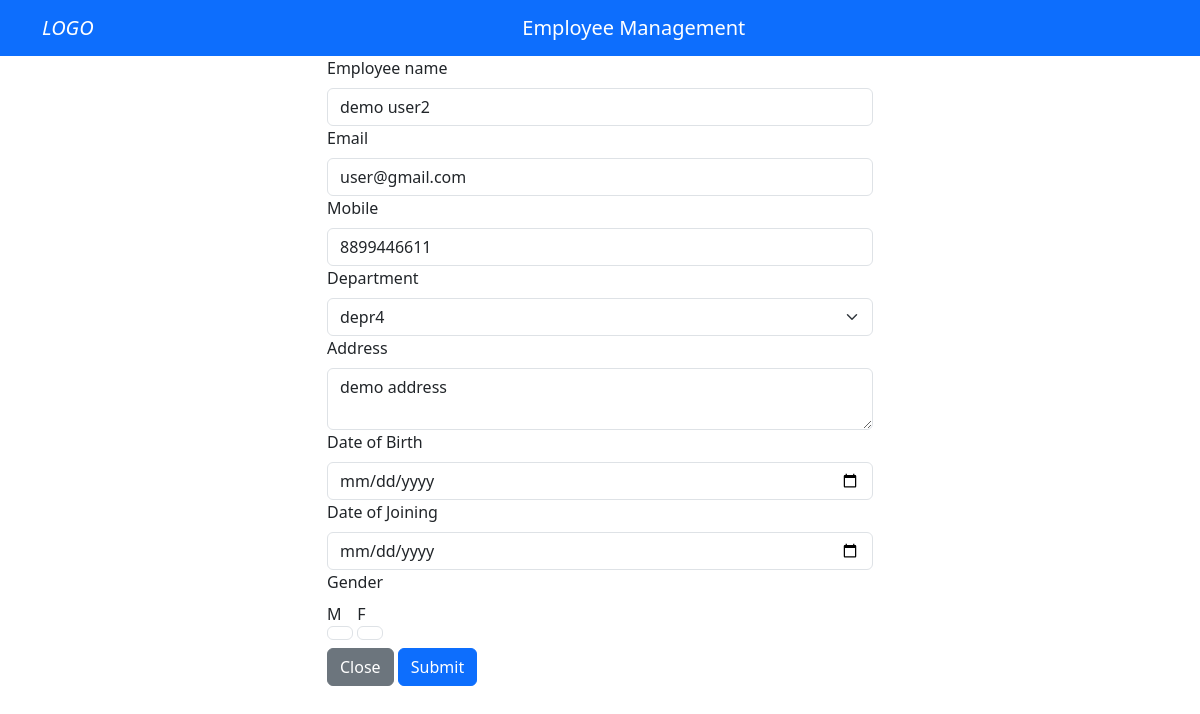
Page /edit_employee/7 on the committed database.
### Sites_app/models.py (models this page shows)
class Employee(models.Model):
    emp_name = models.CharField(max_length=50)
    address = models.CharField(max_length=200)
    mobile = models.CharField(max_length=10)
    email = models.EmailField(max_length=100)
    dob = models.DateField()
    doj = models.DateField()
    gender = models.CharField(max_length=2)
    dept_id = models.ForeignKey(Department, on_delete=models.CASCADE)
    class Meta:
        db_table = 'employee'

class Department(models.Model):
    dept_name = models.CharField(max_length=100)
    type = models.CharField(max_length=100)
    address_block = models.CharField(max_length=100)
    class Meta:
        db_table = 'department'

### Sites_app/views.py (the view, shortened to what this page needs)
# urls.py: path('edit_employee/<int:pid>', edit_employee, name='edit_employee'),
def edit_employee(request, pid):
    print("edit employee")
    error = ""
    emp_obj = get_object_or_404(Employee, id=pid)
    dp_objs = Department.objects.all()
    return render(request, 'edit_employee.html', {'emp_obj': emp_obj, 'dp_objs': dp_objs})

### templates/edit_employee.html (shortened to what this page needs)
<!DOCTYPE html>
<html lang="en">
<head>
    <link href="https://cdn.jsdelivr.net/npm/bootstrap@5.3.3/dist/css/bootstrap.min.css" rel="stylesheet"
>
</head>
<body>
    <header>
        <nav class="navbar navbar-expand-lg navbar-dark bg-primary">
            <div class="container">
                <i class="navbar-brand">
                    LOGO
                </i>
                <a class="navbar-brand mx-auto" style="display: block;">Employee Management</a>
            </div>
        </nav>
    </header>
    <div class="modal-body">
        <div class="container">
            <form action="" id="editEmployeeForm" method="post" enctype="multipart/form-data">
                <div class="row justify-content-center">
                    <div class="col-md-6">
                        <label class="form-label">Employee name</label>
                        <input type="text" name="Employee" class="form-control" id="emp" value="{{emp_obj.emp_name}}" required>
                    </div>
                </div>
                <div class="row justify-content-center">
                    <div class="col-md-6">
                        <label class="form-label">Email</label>
                        <input type="text" name="Email" class="form-control" id="email" value="{{emp_obj.email}}" required>
                    </div>
                </div>
                <div class="row justify-content-center">
                    <div class="col-md-6">
                        <label class="form-label">Mobile</label>
                        <input type="number" name="Mobile" class="form-control" id="mobile" value="{{emp_obj.mobile}}" required>
                    </div>
                </div>
                <div class="row justify-content-center">
                    <div class="col-md-6">
                        <label class="form-label">Department</label>
                        <select class="form-select" name="Dept_type">
                            <option value="{{emp_obj.dept_id.dept_name}}">{{emp_obj.dept_id.dept_name}}</option>
                        </select>
                    </div>
                </div>
                <div class="row justify-content-center">
                    <div class="col-md-6">
                        <label class="form-label">Address</label>
                        <textarea name="Address" class="form-control" id="address" required>{{emp_obj.address}}</textarea>
                    </div>
                </div>
                <div class="row justify-content-center">
                    <div class="col-md-6">
                        <label class="form-label">Date of Birth</label>
                        <input type="date" name="DOB" class="form-control" id="dob" value="{{emp_obj.dob}}" required>
                    </div>
                </div>
                <div class="row justify-content-center">
                    <div class="col-md-6">
                        <label class="form-label">Date of Joining</label>
                        <input type="date" name="DOJ" class="form-control" id="doj" value="{{emp_obj.doj}}" required>
                    </div>
                </div>
                <div class="row justify-content-center">
                    <div class="col-md-6">
                        <label class="form-label">Gender</label>
                        <br>
                        <label class="form-label">M
                            <input type="radio" name="Gender" class="form-control" value="M" id="gender">
                        </label>
                        <label class="form-label">F
                            <input type="radio" name="Gender" class="form-control" value="F" id="gender">
                        </label>
                    </div>
                </div>
                <div class="row justify-content-center">
                    <div class="col-md-6">
                        <button type="button" class="btn btn-secondary" data-bs-dismiss="modal">Close</button>
                        <button type="submit" class="btn btn-primary">Submit</button>
                    </div>
                </div>
            </form>
        </div>
    </div>
</body>
</html>

### rows in the picture
Employee: Employee "demo user2", Email "user@gmail.com", Mobile "8899446611", Dept_type "depr4", Address "demo address"
